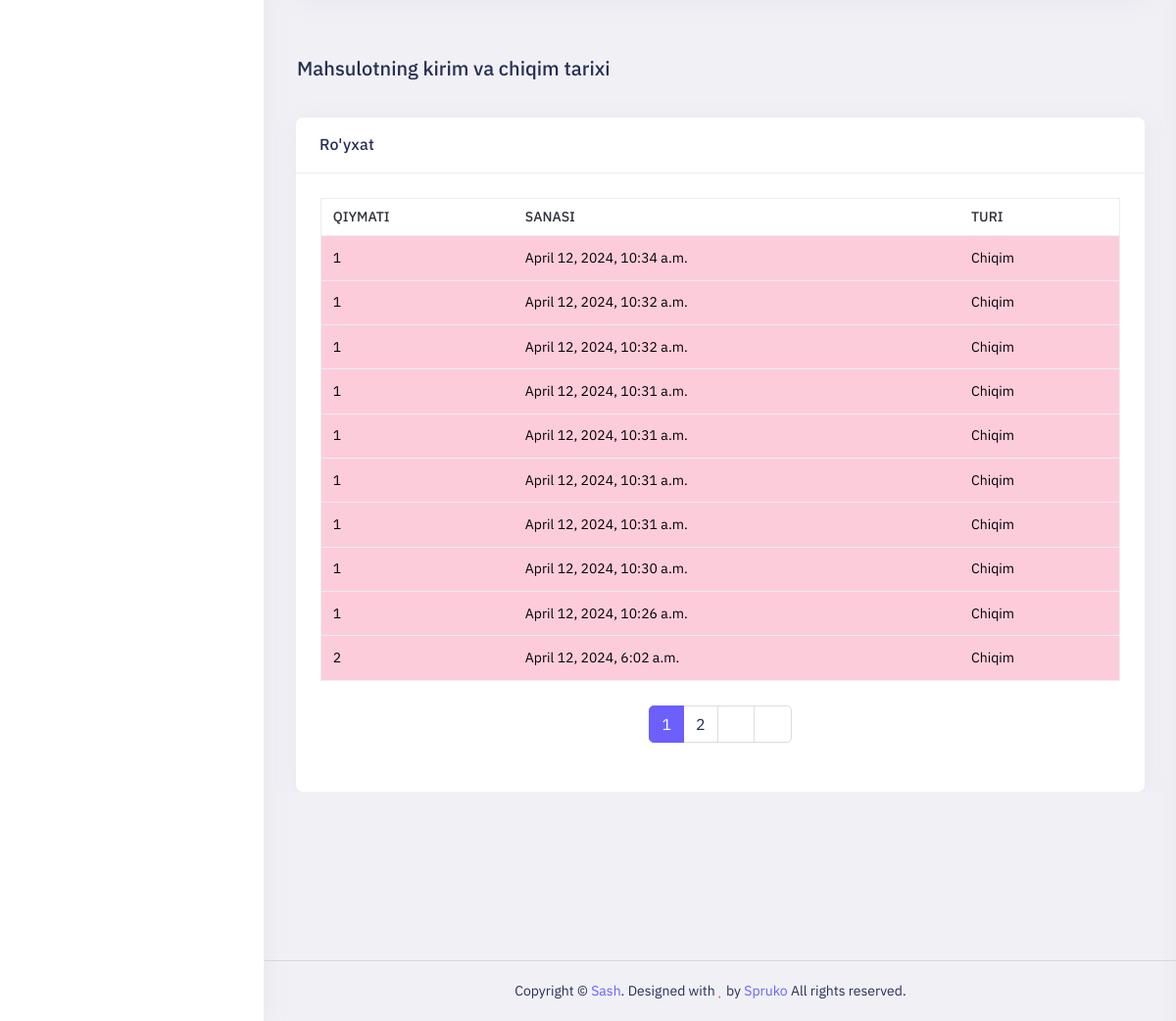
The app's page /dashboard/detail/9WpziyIunZoH6KTmaYJeGrMABvq1DtlL2sdkx8fwR0jS3EXNOQ (lower part), older data.
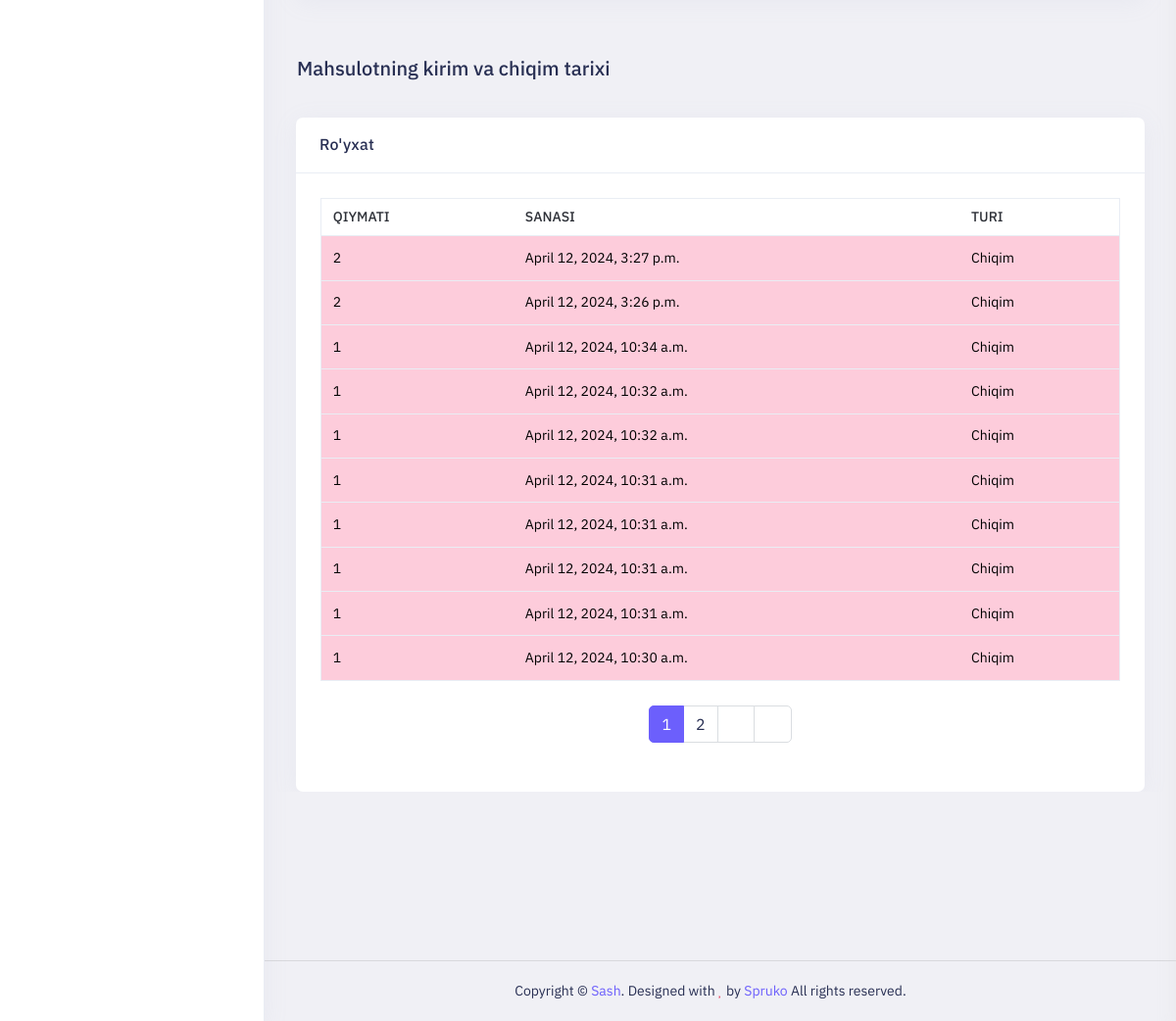
The same page, newer data.
### main/models.py (models this page shows, shortened)
class Product_income_outcome(models.Model):
    product = models.ForeignKey(Product, on_delete = models.CASCADE)
    amount = models.IntegerField()
    date = models.DateTimeField(auto_now_add = True)
    foreign_id = models.SmallIntegerField()
    type  = models.SmallIntegerField()
    slug = models.CharField(max_length = 255, blank = True)

### dashboard/views.py (the view)
# urls.py: path('detail/<str:slug>', views.product_detail , name = 'detail')
def product_detail(request, slug):
    product = Product.objects.get(slug = slug)
    images = ProductImage.objects.filter(product__slug = slug)
    all = Product_income_outcome.objects.filter(product = product).order_by("-date")
    p = Paginator(all, 10)
    page = request.GET.get('page')
    all = p.get_page(page)
    context = {'product': product,
               'images': images,
               'all': all}
    return render (request, 'dashboard/detail/detail.html', context)

### dashboard/templates/dashboard/detail/detail.html (shortened to what the changed rows need)
{% extends 'dashboard/base.html' %}
{% load static %}
{% block content %}
       <div class="main-content app-content mt-0" style="position: relative; top: -148px;">
        <div class="side-app">
            <div class="main-container container-fluid">
                <div class="page-header">
                    <h1 class="page-title">Mahsulotning kirim va chiqim tarixi</h1>
                </div>
                <div class="card">
                                    <div class="card-body">
                                        <div class="table-responsive">
                                            <table class="table border text-nowrap text-md-nowrap mb-0">
                                                <thead>
                                                    <tr>
                                                        <th>Qiymati</th>
                                                        <th>Sanasi</th>
                                                        <th>Turi</th>
                                                    </tr>
                                                </thead>
                                                <tbody>
                                                    {%for item in all%}
                                                    {%if item.type == 2%}
                                                    <tr class="table-secondary">
                                                        <td>{{item.amount}}</td>
                                                        <td>{{item.date}}</td>
                                                        <td>Chiqim</td>
                                                    </tr>
                                                    {%else%}
                                                    <tr class="table-success">
                                                        <td>{{item.amount}}</td>
                                                        <td>{{item.date}}</td>
                                                        <td>Kirim</td>
                                                    </tr>
                                                    {%endif%}
                                                    {%endfor%}
                                                </tbody>
                                            </table>
                                        </div>
                                    </div>
                                </div>
            </div>
        </div>
    </div>
    {% endblock %}

Row changes from the older to the newer data that the page shows:
no longer on this page (row unchanged): Product_income_outcome: amount "1", date "April 12, 2024, 10:26 a.m."
no longer on this page (row unchanged): Product_income_outcome: amount "2", date "April 12, 2024, 6:02 a.m."
added Product_income_outcome: amount "2", date "April 12, 2024, 3:27 p.m."
added Product_income_outcome: amount "2", date "April 12, 2024, 3:26 p.m."
